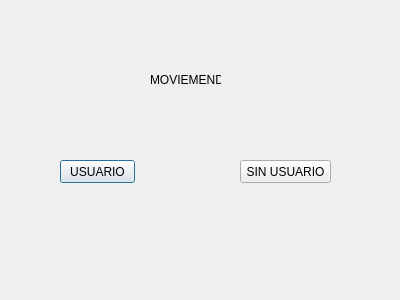
<?xml version="1.0" encoding="UTF-8"?>
<ui version="4.0">
 <class>Dialog</class>
 <widget class="QDialog" name="Dialog">
  <property name="geometry">
   <rect>
    <x>0</x>
    <y>0</y>
    <width>400</width>
    <height>300</height>
   </rect>
  </property>
  <property name="windowTitle">
   <string>Dialog</string>
  </property>
  <widget class="QPushButton" name="btnUsuario">
   <property name="geometry">
    <rect>
     <x>60</x>
     <y>160</y>
     <width>75</width>
     <height>23</height>
    </rect>
   </property>
   <property name="text">
    <string>USUARIO</string>
   </property>
  </widget>
  <widget class="QPushButton" name="btnSinUsuario">
   <property name="geometry">
    <rect>
     <x>240</x>
     <y>160</y>
     <width>91</width>
     <height>23</height>
    </rect>
   </property>
   <property name="text">
    <string>SIN USUARIO</string>
   </property>
  </widget>
  <widget class="QLabel" name="label">
   <property name="geometry">
    <rect>
     <x>150</x>
     <y>70</y>
     <width>71</width>
     <height>20</height>
    </rect>
   </property>
   <property name="text">
    <string>MOVIEMENDER</string>
   </property>
  </widget>
 </widget>
 <resources/>
 <connections/>
</ui>
